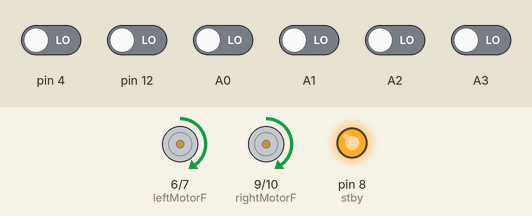
The sketch below on a simulated Arduino Uno, built with avr-gcc and run on an emulated ATmega328P. Shown: motor-driver pin pairs drawn as motors (green arrow = first pin HIGH = forward, orange = second pin HIGH = backward, longer = more drive, scaled by the enable pin, stopped while the standby pin is LOW), output pins drawn as LEDs (lit = HIGH). The test bench sets the inputs (shaded band); at power-on: A0–3, pin 4, pin 12 LOW.

Above: at 5.7 s.
5.8 s: pin 4 driven HIGH
At 6.4 s:
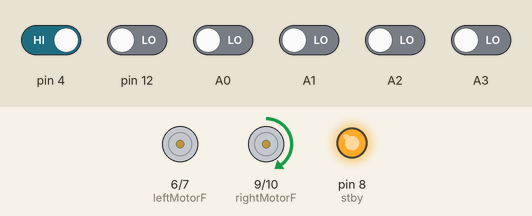
7.3 s: pin 4 driven LOW
At 7.6 s:
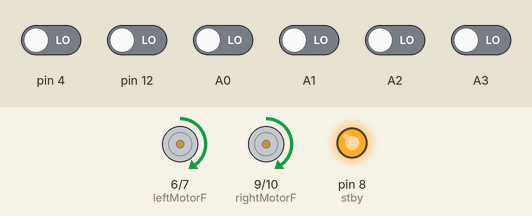
8.8 s: pin 12 driven HIGH
At 9.9 s:
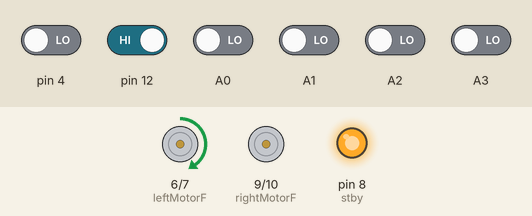
10.3 s: pin 12 driven LOW
At 11.1 s:
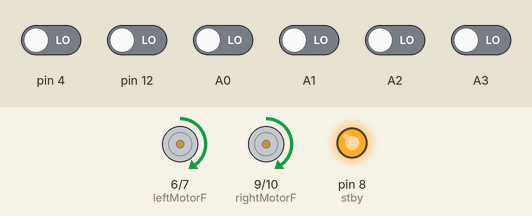
11.8 s: A1 driven HIGH
At 12.2 s:
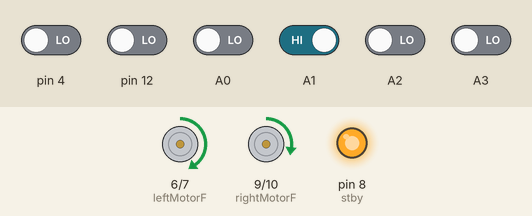
13.3 s: pin 4 driven HIGH and A0 driven HIGH
At 14.5 s:
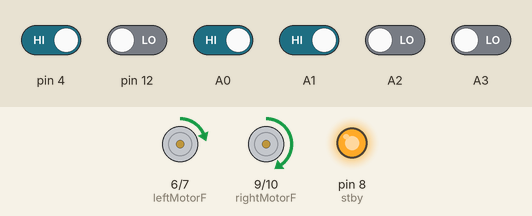
Timing chart, 0 to 15.8 s (numbered marks = the images above; inputs shaded):
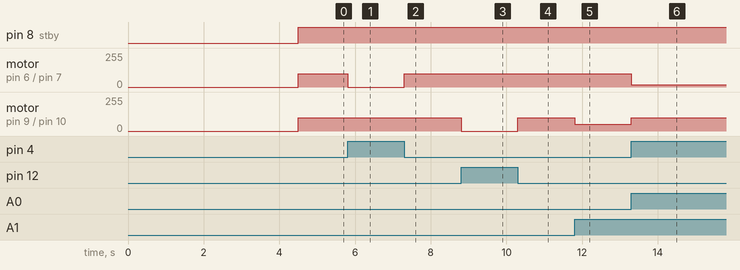

Measured:
- after the input at 5.8 s, motor on pin 6 (leftMotorF) / pin 7 (leftMotorB): forward 100/255 → stopped at once
- after the input at 7.3 s, motor on pin 6 (leftMotorF) / pin 7 (leftMotorB): stopped → forward 100/255 at once
- after the input at 8.8 s, motor on pin 9 (rightMotorF) / pin 10 (rightMotorB): forward 100/255 → stopped at once
- after the input at 10.3 s, motor on pin 9 (rightMotorF) / pin 10 (rightMotorB): stopped → forward 100/255 at once
- after the input at 11.8 s, motor on pin 9 (rightMotorF) / pin 10 (rightMotorB): forward 100/255 → forward 50/255 at once
- after the input at 13.3 s, motor on pin 6 (leftMotorF) / pin 7 (leftMotorB): forward 100/255 → forward 17/255 at once; motor on pin 9 (rightMotorF) / pin 10 (rightMotorB): forward 50/255 → forward 100/255 at once

The sketch:

PID_test.ino
```cpp
/* Program to test PID */

#include <QTRSensors.h>

#define rightMotorF 9
#define rightMotorB 10
#define rightMotorPWM 11
#define leftMotorF 6
#define leftMotorB 7
#define leftMotorPWM 5
#define stby 8

QTRSensorsRC qtr((unsigned char[]) {12, A0, A1, A2, A3,4}, 6, 2500);

void setup()
{
  pinMode(rightMotorF, OUTPUT);
  pinMode(rightMotorB, OUTPUT);
  pinMode(rightMotorPWM, OUTPUT);
  pinMode(leftMotorF, OUTPUT);
  pinMode(leftMotorB, OUTPUT);
  pinMode(leftMotorPWM, OUTPUT);
  pinMode(stby,OUTPUT);
  Serial.begin(9600);
  for (int i = 0; i < 100; i++)  // make the calibration take about 5 seconds
  {
    qtr.calibrate();
    delay(20);
  }

}

int lastError = 0;
float kp = 0.5;  // 0.08 // for small = 0.1
float kd = 0 ; // 1.0   // for small = 1.7
float ki = 0;
int integral = 0;
int derivative = 0;
int Time, last_time=0;
int delta_time;
void loop()
{ unsigned int sensors[6];

  int position = qtr.readLine(sensors,QTR_EMITTERS_ON, 1);

    //Serial.println(position);
    int error = int(position) - 2500;        //for white line on black surface
    //Serial.println(error);
    integral += error;
    derivative = error - lastError;
    Time=millis();
    delta_time=Time-last_time;
    int power_difference = kp * error + ki * integral + kd * derivative/delta_time;
    //Serial.println(power_difference);
    lastError = error;
    last_time=Time;


    const int maximum =100; // Speed = 100 rpm

    if (power_difference > maximum)
      power_difference = maximum;
    if (power_difference < -maximum)
      power_difference = -maximum;

    if (power_difference < 0) {
      digitalWrite(rightMotorF, HIGH);
      digitalWrite(rightMotorB, LOW);
      analogWrite(rightMotorPWM, maximum);
      digitalWrite(leftMotorF, HIGH);
      digitalWrite(leftMotorB, LOW);
      analogWrite(leftMotorPWM, maximum + power_difference);
      digitalWrite(stby,HIGH);
    }
    else {
      digitalWrite(rightMotorF, HIGH);
      digitalWrite(rightMotorB, LOW);
      analogWrite(rightMotorPWM, maximum - power_difference);
      digitalWrite(leftMotorF, HIGH);
      digitalWrite(leftMotorB, LOW);
      analogWrite(leftMotorPWM, maximum);
      digitalWrite(stby,HIGH);
    }
}
```
